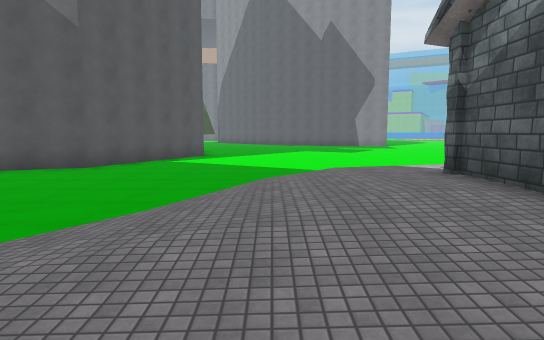
[1] (above)

16 first-person views from a walk through a 3-D level made in the Unity game engine. The camera is 1.5 m above the floor, tilts 6° down and sees 75° across. The floor is counted in squares, 2 m on a side. Each view is taken from the middle of a square. On the plan, view 1 faces up. The plan holds only what a view shows up to about 11 squares ahead; the rest is blank. The place goes on beyond the plan. Some animated figures are left out. Some surface patterns are stand-ins.

[2]
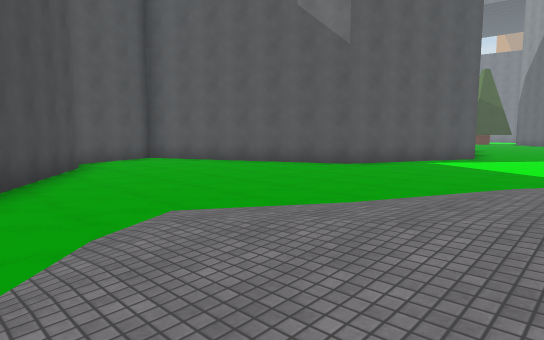

[3]
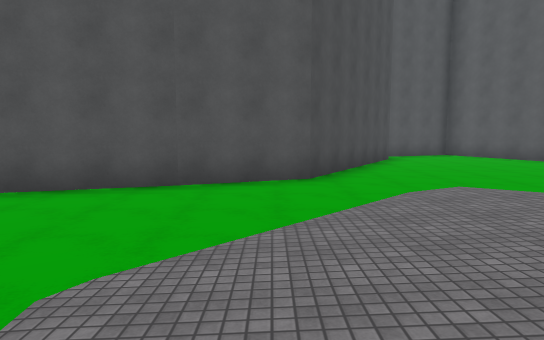

[4]
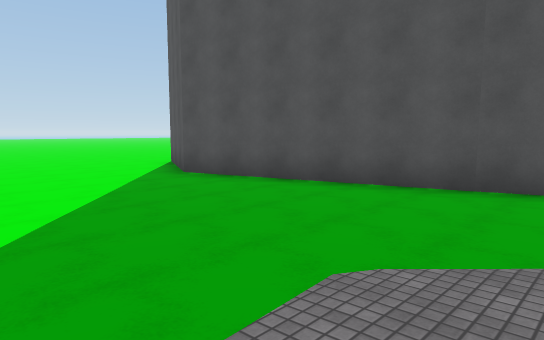

[5]
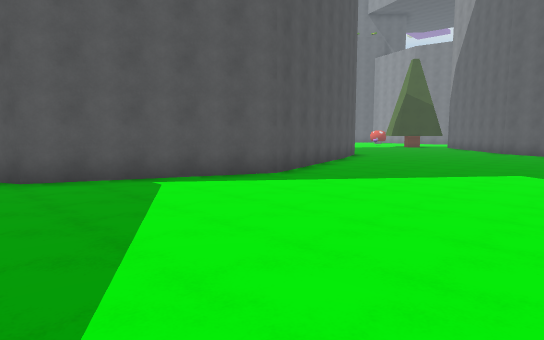

[6]
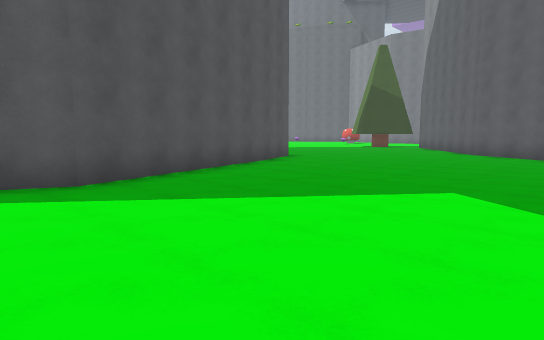

[7]
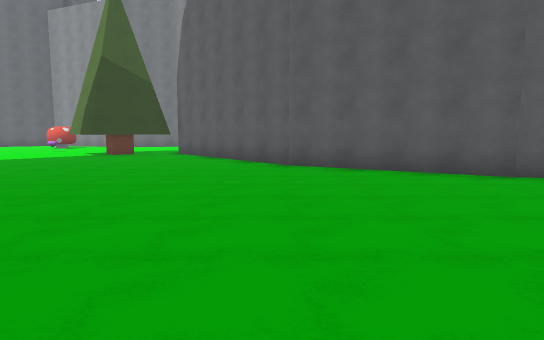

[8]
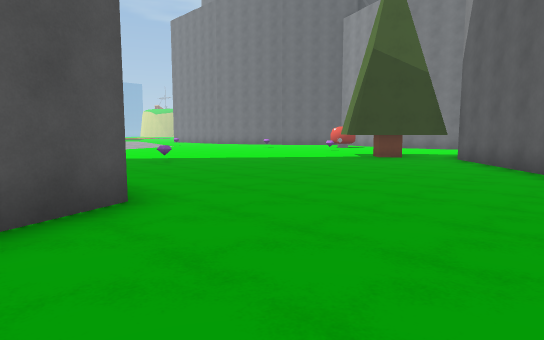

[9]
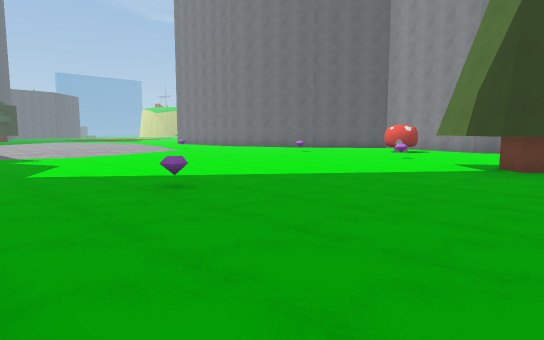

[10]
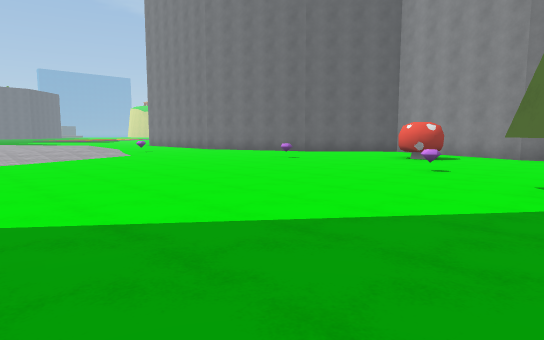

[11]
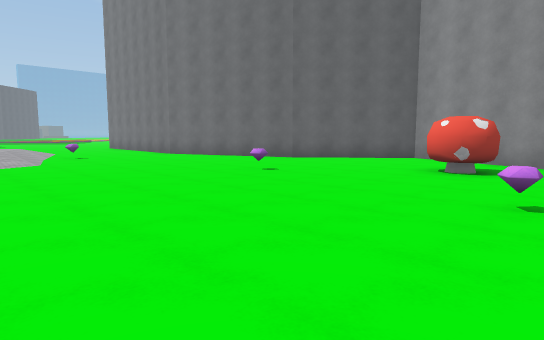

[12]
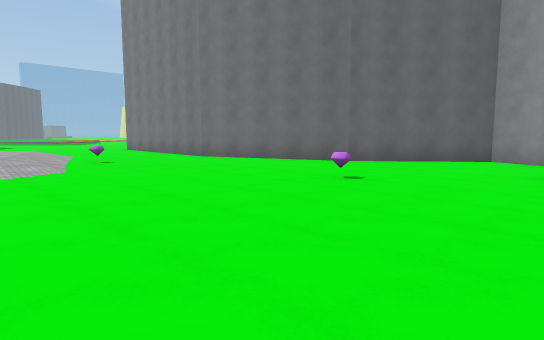

[13]
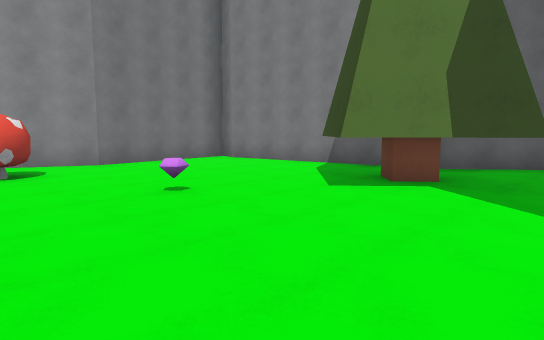

[14]
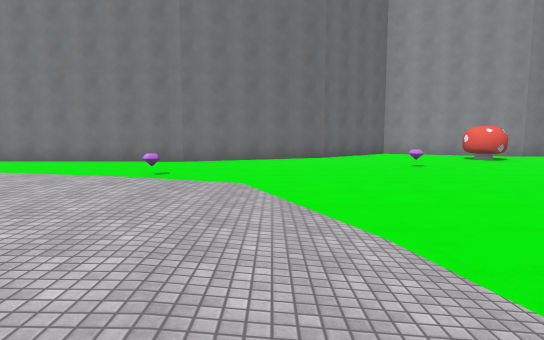

[15]
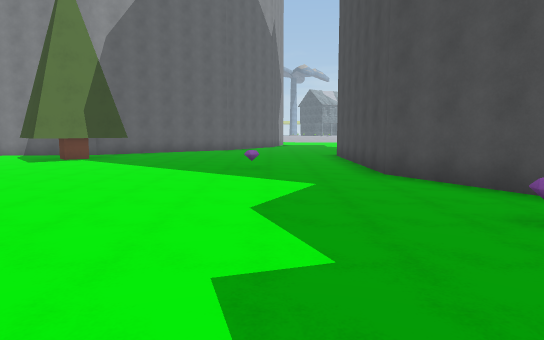

[16]
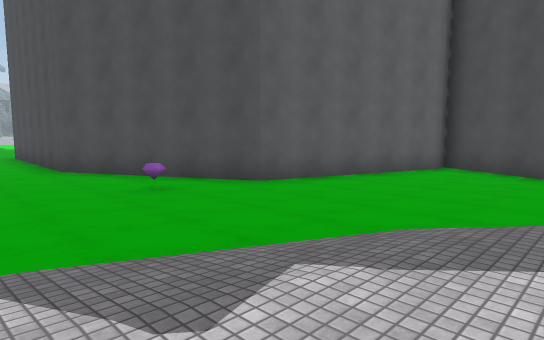

### Floor plan
Key: @ floor where view 1 was taken; # wall or solid block; . main floor; : floor 0.25 m higher than the main floor; + floor 0.5 m higher than the main floor; / step, stairs or slope; O other object.
Columns run from 25 left of view 1 to 3 right of it. Each row starts with its distance up from view 1.
 37            ###
 36           ##.###
 35         ###....######
 34       ###.....O.....#
 33 #######.......O.....##
 32 .....................#
 31 ...........O.........#
 30  ..............O...O.#
 29  //..O...........O#####
 28  ::////...........##O.#
 27    :::/............#..##
 26     :://...............##
 25     :::/................##
 24      ::/.................##
 23       :...................###
 22      ::/........O...........#
 21      ::/.....................
 20      ::.....................
 19      :/...O..########.......
 18      /.....###      ##......
 17       ....##         #......
 16       ....#          #......
 15       ...##          ##......
 14       ...#            #......
 13       ##.#            #......
 12        ###            #......
 11                      ##......
 10                      #.......
  9                     ##.......
  8                   ###.......
  7                  ##......./ /
  6                  ........//::
  5                #........./:+#
  4                #........//:+#
  3                #........//+##
  2                  ##..../::/
  1                   ##......:
  0                    ###...@..
 -1                      ##...../
 -2                       #......
 -3                       #......
 -4                       ##.....
 -5                        #.....
 -6                        #....
 -7                        ##...
 -8                         #...

Where each view was taken, in squares from view 1:
view 1: 0 up, 0 right, facing up
view 2: 0 up, 1 right, facing up-left
view 3: 1 down, 3 right, facing left
view 4: 1 down, 3 right, facing down-left
view 5: 7 up, 3 right, facing up-left
view 6: 11 up, 3 right, facing up-left
view 7: 16 up, 1 left, facing up
view 8: 18 up, 1 left, facing up-left
view 9: 20 up, 5 left, facing up-left
view 10: 23 up, 7 left, facing up-left
view 11: 26 up, 9 left, facing up-left
view 12: 26 up, 11 left, facing up-left
view 13: 26 up, 12 left, facing up-right
view 14: 22 up, 18 left, facing up
view 15: 22 up, 18 left, facing right
view 16: 22 up, 20 left, facing down-right
